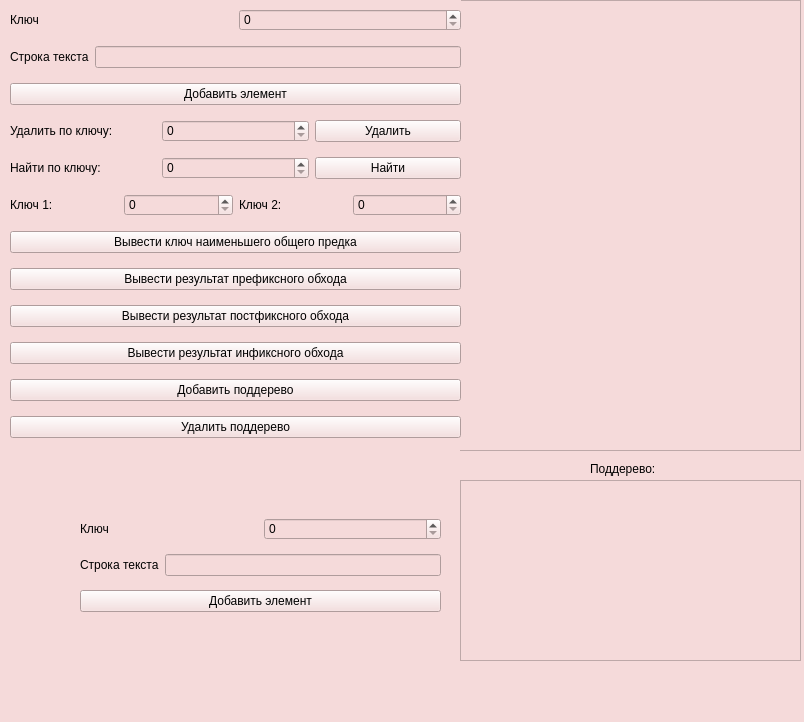
<?xml version="1.0" encoding="UTF-8"?>
<ui version="4.0">
 <class>MainWindow</class>
 <widget class="QMainWindow" name="MainWindow">
  <property name="geometry">
   <rect>
    <x>0</x>
    <y>0</y>
    <width>804</width>
    <height>722</height>
   </rect>
  </property>
  <property name="windowTitle">
   <string>MainWindow</string>
  </property>
  <property name="styleSheet">
   <string notr="true">background-color: rgb(245, 218, 218);
color: rgb(0, 0, 0);
font: 700 italic 15pt &quot;Ubuntu&quot;;</string>
  </property>
  <widget class="QWidget" name="centralwidget">
   <widget class="QTreeView" name="treeView">
    <property name="geometry">
     <rect>
      <x>460</x>
      <y>0</y>
      <width>341</width>
      <height>451</height>
     </rect>
    </property>
   </widget>
   <widget class="QWidget" name="layoutWidget">
    <property name="geometry">
     <rect>
      <x>10</x>
      <y>0</y>
      <width>451</width>
      <height>450</height>
     </rect>
    </property>
    <layout class="QVBoxLayout" name="verticalLayout">
     <item>
      <layout class="QHBoxLayout" name="horizontalLayout">
       <item>
        <widget class="QLabel" name="lbl_key">
         <property name="text">
          <string>Ключ</string>
         </property>
        </widget>
       </item>
       <item>
        <widget class="QSpinBox" name="spb_val"/>
       </item>
      </layout>
     </item>
     <item>
      <layout class="QHBoxLayout" name="horizontalLayout_2">
       <item>
        <widget class="QLabel" name="lbl_value">
         <property name="text">
          <string>Строка текста</string>
         </property>
        </widget>
       </item>
       <item>
        <widget class="QLineEdit" name="lineEditText"/>
       </item>
      </layout>
     </item>
     <item>
      <widget class="QPushButton" name="bnt_add_item">
       <property name="text">
        <string>Добавить элемент</string>
       </property>
      </widget>
     </item>
     <item>
      <layout class="QHBoxLayout" name="horizontalLayout_3">
       <item>
        <widget class="QLabel" name="lbl_del">
         <property name="text">
          <string>Удалить по ключу:</string>
         </property>
        </widget>
       </item>
       <item>
        <widget class="QSpinBox" name="spb_delValue"/>
       </item>
       <item>
        <widget class="QPushButton" name="bnt_remove">
         <property name="text">
          <string>Удалить</string>
         </property>
        </widget>
       </item>
      </layout>
     </item>
     <item>
      <layout class="QHBoxLayout" name="horizontalLayout_4">
       <item>
        <widget class="QLabel" name="lbl_find">
         <property name="text">
          <string>Найти по ключу:</string>
         </property>
        </widget>
       </item>
       <item>
        <widget class="QSpinBox" name="spb_findValue"/>
       </item>
       <item>
        <widget class="QPushButton" name="bnt_search">
         <property name="text">
          <string>Найти</string>
         </property>
        </widget>
       </item>
      </layout>
     </item>
     <item>
      <layout class="QHBoxLayout" name="horizontalLayout_7">
       <item>
        <widget class="QLabel" name="label_2">
         <property name="text">
          <string>Ключ 1:</string>
         </property>
        </widget>
       </item>
       <item>
        <widget class="QSpinBox" name="el_1"/>
       </item>
       <item>
        <widget class="QLabel" name="label_3">
         <property name="text">
          <string>Ключ 2:</string>
         </property>
        </widget>
       </item>
       <item>
        <widget class="QSpinBox" name="el_2"/>
       </item>
      </layout>
     </item>
     <item>
      <widget class="QPushButton" name="bnt_cnt_of_list">
       <property name="text">
        <string>Вывести ключ наименьшего общего предка</string>
       </property>
      </widget>
     </item>
     <item>
      <widget class="QPushButton" name="bnt_pre">
       <property name="text">
        <string>Вывести результат префиксного обхода</string>
       </property>
      </widget>
     </item>
     <item>
      <widget class="QPushButton" name="bnt_post">
       <property name="text">
        <string>Вывести результат постфиксного обхода</string>
       </property>
      </widget>
     </item>
     <item>
      <widget class="QPushButton" name="bnt_in">
       <property name="text">
        <string>Вывести результат инфиксного обхода</string>
       </property>
      </widget>
     </item>
     <item>
      <widget class="QPushButton" name="bnt_add_subtree">
       <property name="text">
        <string>Добавить поддерево</string>
       </property>
      </widget>
     </item>
     <item>
      <widget class="QPushButton" name="bnt_remove_subtree">
       <property name="text">
        <string>Удалить поддерево</string>
       </property>
      </widget>
     </item>
    </layout>
   </widget>
   <widget class="QTreeView" name="treeView_2">
    <property name="geometry">
     <rect>
      <x>460</x>
      <y>480</y>
      <width>341</width>
      <height>181</height>
     </rect>
    </property>
   </widget>
   <widget class="QLabel" name="label">
    <property name="geometry">
     <rect>
      <x>590</x>
      <y>460</y>
      <width>111</width>
      <height>17</height>
     </rect>
    </property>
    <property name="text">
     <string>Поддерево:</string>
    </property>
   </widget>
   <widget class="QWidget" name="layoutWidget">
    <property name="geometry">
     <rect>
      <x>80</x>
      <y>510</y>
      <width>361</width>
      <height>111</height>
     </rect>
    </property>
    <layout class="QVBoxLayout" name="verticalLayout_2">
     <item>
      <layout class="QHBoxLayout" name="horizontalLayout_5">
       <item>
        <widget class="QLabel" name="lbl_key_2">
         <property name="text">
          <string>Ключ</string>
         </property>
        </widget>
       </item>
       <item>
        <widget class="QSpinBox" name="spb_val_2"/>
       </item>
      </layout>
     </item>
     <item>
      <layout class="QHBoxLayout" name="horizontalLayout_6">
       <item>
        <widget class="QLabel" name="lbl_value_2">
         <property name="text">
          <string>Строка текста</string>
         </property>
        </widget>
       </item>
       <item>
        <widget class="QLineEdit" name="lineEditText_2"/>
       </item>
      </layout>
     </item>
     <item>
      <widget class="QPushButton" name="bnt_add_item_2">
       <property name="text">
        <string>Добавить элемент</string>
       </property>
      </widget>
     </item>
    </layout>
   </widget>
  </widget>
  <widget class="QMenuBar" name="menubar">
   <property name="geometry">
    <rect>
     <x>0</x>
     <y>0</y>
     <width>804</width>
     <height>28</height>
    </rect>
   </property>
  </widget>
  <widget class="QStatusBar" name="statusbar"/>
 </widget>
 <resources/>
 <connections/>
</ui>
